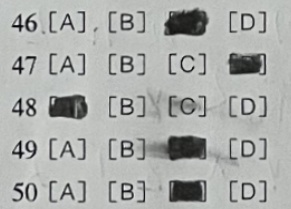
#> input picture Question_2_1.jpg, 291 x 209 px
$ python Questions.py
#> lines starting #> are read from the running program, lines starting #| are printed output that depends on the picture; after the words box and inside, x2 and y2 are one past the last pixel; in counts of white or black regions, pixels touching at a corner belong together
### Base.py
from DebugBase import ImgControl
import Config as conf
import cv2
import cv2.typing as cvT
import json

class MyControl:
    Config = conf
    debug = conf.Debug
    useJSON = conf.UseJSONTemplate
    Template:dict = None
    ShowWidth = 700
    BaseSize = conf.BaseSize


    @classmethod
    def showImg(cls,img: cvT.MatLike, title: str = "Image"):
        if cls.debug:
            img = cv2.resize(img, (cls.ShowWidth, int(cls.ShowWidth * img.shape[0] / img.shape[1])))
            cv2.imshow(title,img)
        else:
            pass
    # [10 lines left out: function showImgWithControl, not called in this run]
    @classmethod
    def waitKey(cls):
        if cls.debug:
            cv2.waitKey(0)
        else:
            pass
    # [6 lines left out: function destroyAllWindows, not called in this run]

    @classmethod
    def readImg(cls,path:str)-> cvT.MatLike:
        """
            path: 图片路径
            return: 图片 已经resize为BaseSize
        """
#> called with path = 'Question_2_1.jpg'
        img = cv2.imread(path)
#> img is the input picture: shape (209, 291, 3); mean B, G, R 171.3, 173.7, 171.6
        img = cv2.resize(img, cls.BaseSize)
#> img: shape (2376, 1680, 3)
        return img

    # [17 lines left out: functions readJSON, getTemplate, not called in this run]

    @classmethod
    def writeImg(cls,img:cvT.MatLike,path:str):
        cv2.imwrite(path,img)

    # [4 lines left out: function writeJSON, not called in this run]

### Questions.py
'''
    这个文件用于存放问题的类和识别, 具体为获取各个题目的选项位置和答案位置
'''
import cv2
import cv2.typing as cvT
from Base import MyControl
import numpy as np

if MyControl.debug:
    from matplotlib import pyplot as plt

def preProcess(img):
    gray = cv2.cvtColor(img, cv2.COLOR_BGR2GRAY)
    blur = cv2.GaussianBlur(gray, (5, 5), 0)
    _,im = cv2.threshold(blur, 0, 255, cv2.THRESH_BINARY | cv2.THRESH_OTSU)
    return im

def MakeGradeX(img:cvT.MatLike,pre=True):
    # width = 200
    if pre:
        img = preProcess(img)
    mat:cvT.MatLike = cv2.resize(img,(200,int(img.shape[0]/img.shape[1]*200)))
    mat_ = cv2.bitwise_and(mat,1)

    ret = np.ndarray(mat_.shape[1],dtype=np.int16)
    for i in range(mat_.shape[1]):
        ret[i] = np.sum(mat_[:,i])
    s = np.max(ret)
    ret = s - ret
    struc = np.array([1,2,4,2,1])
    ret = np.convolve(ret,struc,mode="same")
    return ret


def MakeGradeY(img:cvT.MatLike,pre=True):
    #height = 200
    if pre: img = preProcess(img)
    mat:cvT.MatLike = cv2.resize(img,(int(img.shape[1]/img.shape[0]*200),200))

    MyControl.showImg(mat,"GradeY")

    mat_ = cv2.bitwise_and(mat,1)

    ret = np.ndarray(mat_.shape[0],dtype=np.int16)
    for i in range(mat_.shape[0]):
        ret[i] = np.sum(mat_[i,:])
    s = np.max(ret)
    ret = s - ret
    return ret


def MakeGradeD1(tup:np.ndarray):
    ret = np.ndarray(tup.shape[0]-1,dtype=np.int16)
    for i in range(tup.shape[0]-1):
        ret[i] = tup[i+1] - tup[i]
    return ret

def MakeAreaWithZero(tup:np.ndarray):
    ret = np.zeros(len(tup))
    points = []
    s = 0
    e = 0
    lock = False
    for i in range(len(tup)):
        if tup[i] != 0 and not lock:
            s = i
            lock = True
        if tup[i] == 0 and lock:
            e = i
            lock = False
            k = int(np.sum(tup[s:e]))
            ret[s:e] = np.array([k]*(e-s))
            temp = (s,e,k)
            points.append(temp)
    return ret,points


def MakeSelectsAndAnswer(img:cvT.MatLike,name:str="Question")->tuple[list,int]:
    im = preProcess(img)
    for i in range(5):
        im = cv2.erode(im,np.ones((5,5),np.uint8))
        im = cv2.dilate(im,np.ones((5,5),np.uint8))
    MyControl.showImg(im,name)
    MyControl.waitKey()
    s = MakeGradeX(im,False)
    s = np.where(s>np.average(s)*0.3,s,0)

    struc = np.array([ 1,2,4,2,1])
    s = np.convolve(s,struc,mode="same")
    # plt.plot(s)
    # plt.show()
    k,p = MakeAreaWithZero(s)
    # plt.plot(k)
    # plt.show()
    ret = []
    for x1,x2,area in p:
        if area>100:
            x1 = int(x1/200*img.shape[1])
            x2 = int(x2/200*img.shape[1])
            ret.append((x1,x2,area))
    print(ret)
    areas = [i[2] for i in ret if i[2]>100]
    areas = np.array(areas)
    k = np.where(areas==np.max(areas))[0][0]
    if len(areas) != 5:
        if k==0:
            k = 1
        else:
            a = np.where(s==np.max(s))[0][0]
            preConf = np.array(MyControl.Config.PreSupposePos)
            preConf = preConf/MyControl.Config.BaseSize[0]*200
            for i in range(len(preConf)):
                if preConf[i][0]<a<preConf[i][1]:
                    k = i+1
                    break
                else:
                    k = 0
    print(name+":\t",k)
    return ret,k

def MakeClipQuestionsAndGetAnswers(img:cvT.MatLike,name:str="MakeClipQuestions")->list[tuple[list,int]]:
#> called with name = 'MakeClipQuestions'
    img = cv2.resize(img,MyControl.BaseSize)
    # img = preProcess(img)
    for i in range(3):
        img = cv2.erode(img,np.ones((5,5),np.uint8))
        img = cv2.dilate(img,np.ones((5,5),np.uint8))
    MyControl.showImg(img,name)
#> in showImg, `img = cv2.resize(img, (cls.ShowWidth, int(cls.ShowWidth * img.shape[0]..`:
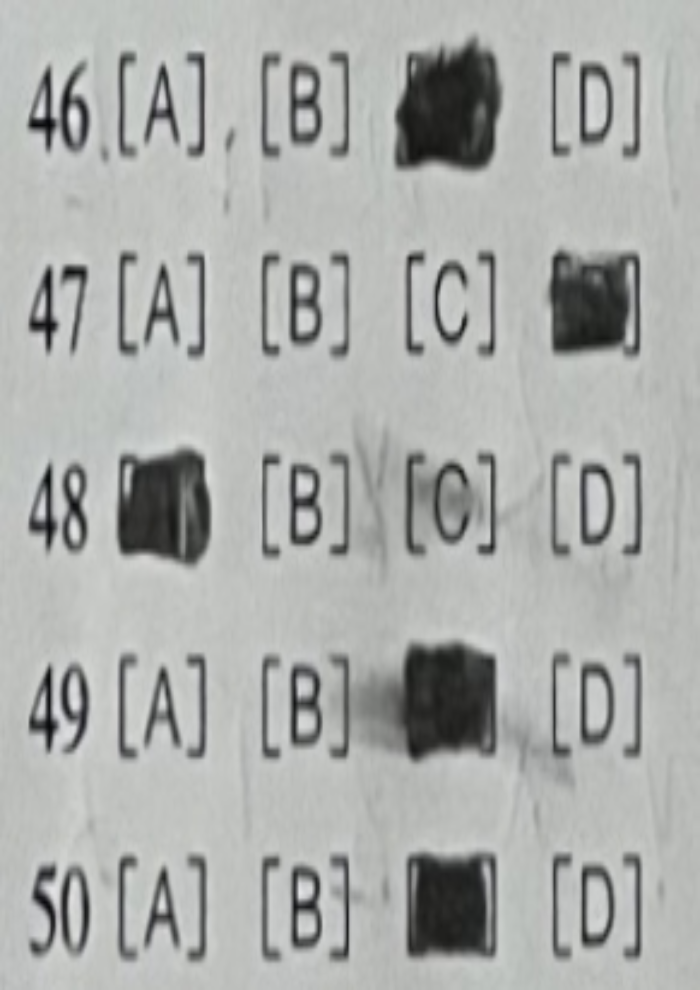
#> img: shape (990, 700, 3); mean of channels 0, 1, 2 171.1, 173.4, 171.4; drawn as B, G, R
    ptm = MakeGradeY(img)
#> in preProcess, `_,im = cv2.threshold(blur, 0, 255, cv2.THRESH_BINARY | cv2.THRESH_OTSU)`:
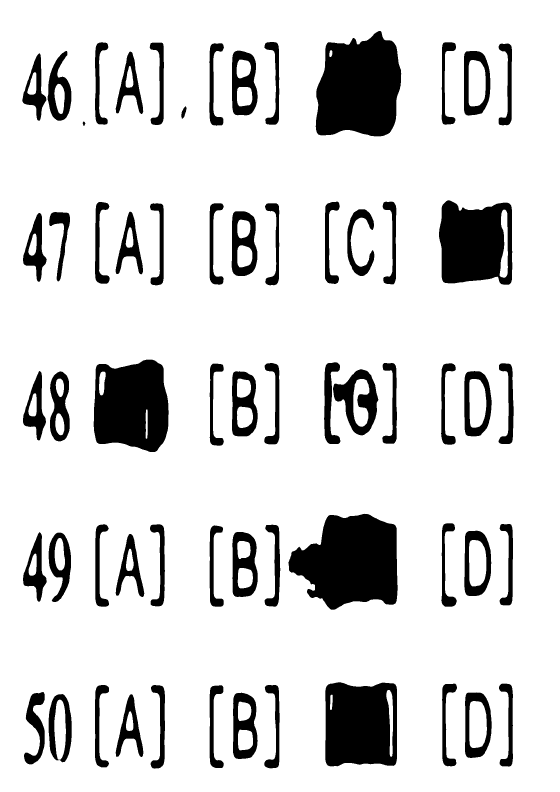
#> im: shape (2376, 1680) (shown at 1/3 size); 85.5% white; 62 black regions, largest, box (x1, y1, x2, y2) and area: (865, 1541, 1193, 1829) 67842, (947, 93, 1204, 409) 64541, (281, 1079, 506, 1356) 50973
#> in MakeGradeY, `mat_ = cv2.bitwise_and(mat,1)`:
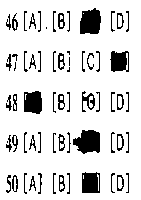
#> mat_: shape (200, 141); values 0 (black) and 1 (white), 85.5% white; 64 black regions (7 under 20 px), largest, box (x1, y1, x2, y2) and area: (73, 130, 100, 154) 482, (80, 8, 101, 34) 454, (24, 91, 42, 114) 358
#> after the loop in MakeGradeY, `for i in range(mat_.shape[0]):`: ret = 200 values, max 141 at index 0, min 90 at index 144, mean 120.6
#> in MakeGradeY, `s = np.max(ret)`: s = 141
#> in MakeGradeY, `ret = s - ret`: ret = 200 values, max 51 at index 144, min 0 at index 0, mean 20.43
#> ptm has the same summary as ret in MakeGradeY
    struc = np.array([1,2,8,2,1])
    ptm = np.convolve(ptm,struc,mode="same")
#> ptm = 200 values, max 691 at index 144, min 0 at index 0, mean 285.9
    k = np.average(ptm)
#> k = 285.9
    ptm = np.where(ptm>k,1,0)
#> ptm = 200 values, max 1 at index 11, min 0 at index 0, mean 0.505
    ptm = MakeGradeD1(ptm)
#> after the loop in MakeGradeD1, `for i in range(tup.shape[0]-1):`: ret = 199 values, max 1 at index 10, min -1 at index 31, mean 0
#> ptm has the same summary as ret in MakeGradeD1
    plt.plot(ptm)
    plt.show()
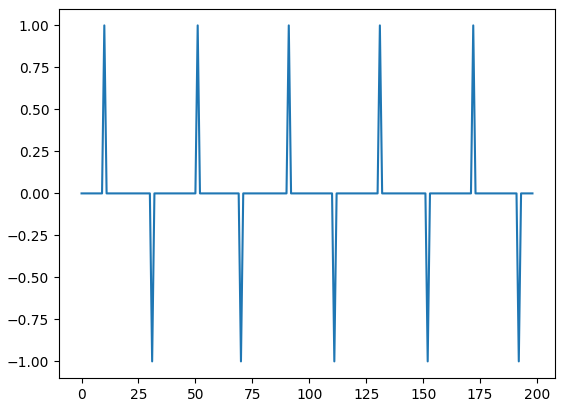
#> figure drawn by matplotlib, 1 panel; curve peaks at x = 10, y = 1

    a = np.array( np.where(ptm==1),dtype=np.float32)
#> a = [[10, 51, 91, 131, 172]]
    b = np.array( np.where(ptm==-1),dtype=np.float32)
#> b = [[31, 70, 111, 152, 192]]
    a = a/200 * img.shape[0]
#> a = [[118.8, 605.9, 1081.1, 1556.3, 2043.4]]
    b = b/200 * img.shape[0]
#> b = [[368.3, 831.6, 1318.7, 1805.8, 2281]]

    ret = []
    for k in range(a.shape[1]):
        ret.append(MakeSelectsAndAnswer(img[int(a[0,k]):int(b[0,k])],name+"_"+str(k)))
#> this loop made 5 passes
#> a in MakeSelectsAndAnswer on pass 4: 120
#> pass 1, in preProcess (call 2), `gray = cv2.cvtColor(img, cv2.COLOR_BGR2GRAY)`:
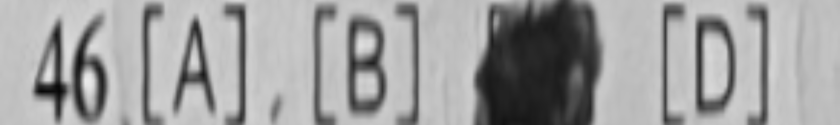
#> gray: shape (250, 1680) (shown at 1/2 size); min 5, max 233, mean 157.6
#> pass 1, in preProcess (call 2), `_,im = cv2.threshold(blur, 0, 255, cv2.THRESH_BINARY | cv2.THRESH_OTSU)`:
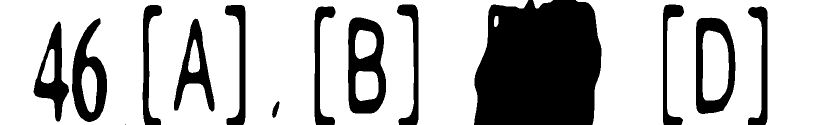
#> im: shape (250, 1680) (shown at 1/2 size); 73.7% white; 14 black regions (1 under 20 px), largest, box (x1, y1, x2, y2) and area: (948, 0, 1203, 250) 55893, (696, 35, 772, 227) 8310, (144, 36, 214, 244) 6909
#> pass 1, in showImg (call 3), `img = cv2.resize(img, (cls.ShowWidth, int(cls.ShowWidth * img.shape[0]..`:
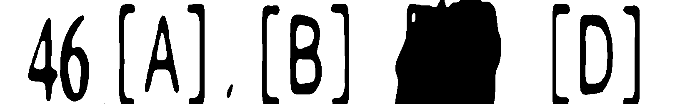
#> img: shape (104, 700); min 0, max 255, mean 187.6
#> after the loop, ret = 5 items

    return ret


if __name__ == "__main__":
    from matplotlib import pyplot as plt
    s = []
    MakeClipQuestionsAndGetAnswers(MyControl.readImg("Question_2_1.jpg"))

$ run again, with Question_1_0.jpg copied over Question_2_1.jpg
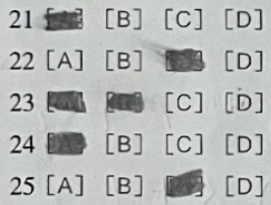
#> input picture Question_1_0.jpg, 271 x 205 px
#> in readImg, img is the input picture: shape (205, 271, 3); mean B, G, R 183.4, 185.7, 182.6
#> in preProcess, `_,im = cv2.threshold(blur, 0, 255, cv2.THRESH_BINARY | cv2.THRESH_OTSU)`:
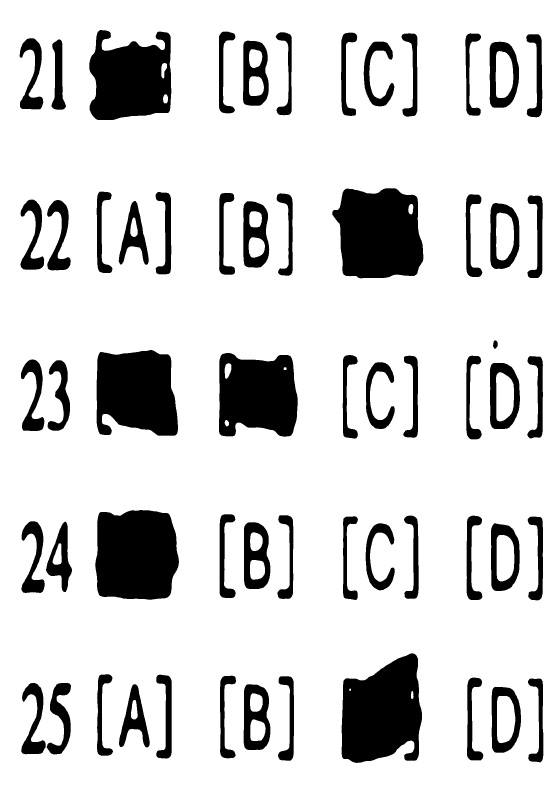
#> im: shape (2376, 1680) (shown at 1/3 size); 83.8% white; 59 black regions, largest, box (x1, y1, x2, y2) and area: (1025, 1960, 1266, 2289) 60739, (997, 565, 1270, 835) 60281, (286, 1530, 537, 1799) 59722
#> mat_: shape (200, 141); values 0 (black) and 1 (white), 83.6% white; 62 black regions (5 under 20 px), largest, box (x1, y1, x2, y2) and area: (86, 165, 106, 193) 431, (84, 48, 107, 70) 422, (24, 129, 45, 151) 418
#> after the loop in MakeGradeY, `for i in range(mat_.shape[0]):`: ret = 200 values, max 141 at index 0, min 80 at index 93, mean 117.9
#> in MakeGradeY, `s = np.max(ret)`: s = 141
#> in MakeGradeY, `ret = s - ret`: ret = 200 values, max 61 at index 93, min 0 at index 0, mean 23.07
#> in MakeClipQuestionsAndGetAnswers, `ptm = MakeGradeY(img)`: ptm has the same summary as ret in MakeGradeY
#> in MakeClipQuestionsAndGetAnswers, `ptm = np.convolve(ptm,struc,mode="same")`: ptm = 200 values, max 830 at index 93, min 0 at index 0, mean 323.1
#> in MakeClipQuestionsAndGetAnswers, `k = np.average(ptm)`: k = 323.1
#> in MakeClipQuestionsAndGetAnswers, `ptm = np.where(ptm>k,1,0)`: ptm = 200 values, max 1 at index 9, min 0 at index 0, mean 0.505
#> after the loop in MakeGradeD1, `for i in range(tup.shape[0]-1):`: ret = 199 values, max 1 at index 8, min -1 at index 28, mean 0
#> in MakeClipQuestionsAndGetAnswers, `ptm = MakeGradeD1(ptm)`: ptm has the same summary as ret in MakeGradeD1
#> in MakeClipQuestionsAndGetAnswers, `a = np.array( np.where(ptm==1),dtype=np.float32)`: a = [[8, 48, 89, 129, 170]]
#> in MakeClipQuestionsAndGetAnswers, `b = np.array( np.where(ptm==-1),dtype=np.float32)`: b = [[28, 68, 109, 150, 190]]
#> in MakeClipQuestionsAndGetAnswers, `a = a/200 * img.shape[0]`: a = [[95.04, 570.2, 1057.3, 1532.5, 2019.6]]
#> in MakeClipQuestionsAndGetAnswers, `b = b/200 * img.shape[0]`: b = [[332.6, 807.8, 1294.9, 1782, 2257.2]]
#> the loop in MakeClipQuestionsAndGetAnswers, `for k in range(a.shape[1]):` made 5 passes
#> pass 1, in showImg (call 3), `img = cv2.resize(img, (cls.ShowWidth, int(cls.ShowWidth * img.shape[0]..`:
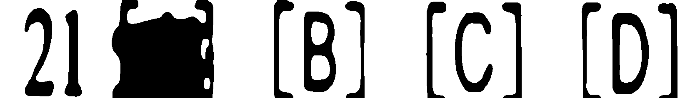
#> img: shape (98, 700); min 0, max 255, mean 187.6
#> after the loop in MakeClipQuestionsAndGetAnswers, `for k in range(a.shape[1]):`: ret = 5 items

$ run again, with Question_1_1.jpg copied over Question_2_1.jpg
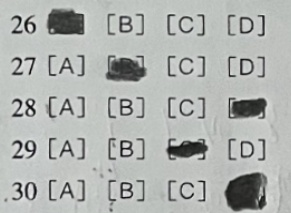
#> input picture Question_1_1.jpg, 291 x 213 px
#> in readImg, img is the input picture: shape (213, 291, 3); mean B, G, R 176.7, 179.4, 176.2
#> in preProcess, `_,im = cv2.threshold(blur, 0, 255, cv2.THRESH_BINARY | cv2.THRESH_OTSU)`:
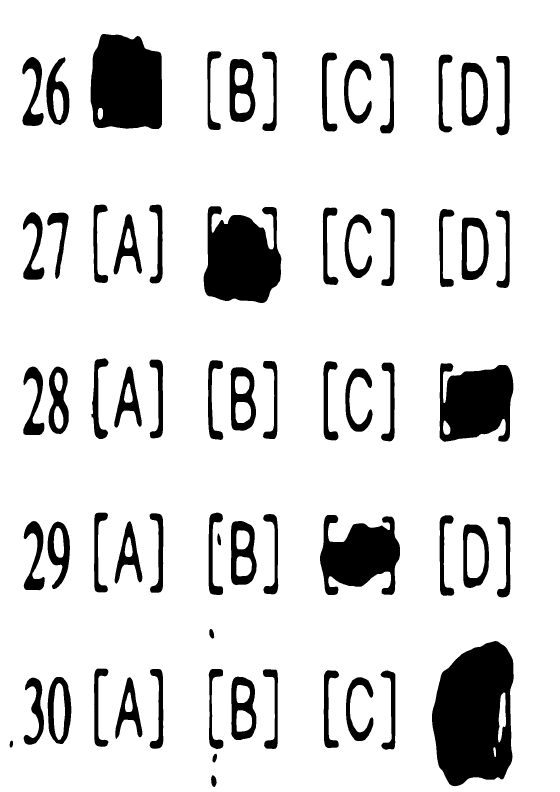
#> im: shape (2376, 1680) (shown at 1/3 size); 86.4% white; 65 black regions, largest, box (x1, y1, x2, y2) and area: (1296, 1923, 1541, 2359) 82498, (272, 102, 486, 387) 53665, (611, 619, 844, 909) 50385
#> mat_: shape (200, 141); values 0 (black) and 1 (white), 86.3% white; 72 black regions (15 under 20 px), largest, box (x1, y1, x2, y2) and area: (109, 162, 129, 199) 590, (23, 9, 41, 33) 382, (51, 52, 71, 77) 366
#> after the loop in MakeGradeY, `for i in range(mat_.shape[0]):`: ret = 200 values, max 141 at index 0, min 95 at index 29, mean 121.8
#> in MakeGradeY, `s = np.max(ret)`: s = 141
#> in MakeGradeY, `ret = s - ret`: ret = 200 values, max 46 at index 29, min 0 at index 0, mean 19.25
#> in MakeClipQuestionsAndGetAnswers, `ptm = MakeGradeY(img)`: ptm has the same summary as ret in MakeGradeY
#> in MakeClipQuestionsAndGetAnswers, `ptm = np.convolve(ptm,struc,mode="same")`: ptm = 200 values, max 611 at index 29, min 0 at index 0, mean 269.5
#> in MakeClipQuestionsAndGetAnswers, `k = np.average(ptm)`: k = 269.5
#> in MakeClipQuestionsAndGetAnswers, `ptm = np.where(ptm>k,1,0)`: ptm = 200 values, max 1 at index 13, min 0 at index 0, mean 0.505
#> after the loop in MakeGradeD1, `for i in range(tup.shape[0]-1):`: ret = 199 values, max 1 at index 12, min -1 at index 32, mean 0
#> in MakeClipQuestionsAndGetAnswers, `ptm = MakeGradeD1(ptm)`: ptm has the same summary as ret in MakeGradeD1
#> in MakeClipQuestionsAndGetAnswers, `a = np.array( np.where(ptm==1),dtype=np.float32)`: a = [[12, 52, 91, 130, 167]]
#> in MakeClipQuestionsAndGetAnswers, `b = np.array( np.where(ptm==-1),dtype=np.float32)`: b = [[32, 72, 110, 148, 191]]
#> in MakeClipQuestionsAndGetAnswers, `a = a/200 * img.shape[0]`: a = [[142.6, 617.8, 1081.1, 1544.4, 1984]]
#> in MakeClipQuestionsAndGetAnswers, `b = b/200 * img.shape[0]`: b = [[380.2, 855.4, 1306.8, 1758.2, 2269.1]]
#> the loop in MakeClipQuestionsAndGetAnswers, `for k in range(a.shape[1]):` made 5 passes
#> pass 1, in showImg (call 3), `img = cv2.resize(img, (cls.ShowWidth, int(cls.ShowWidth * img.shape[0]..`:
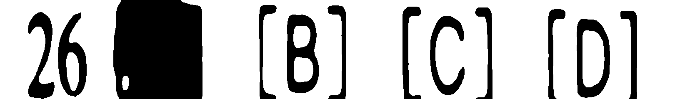
#> img: shape (99, 700); min 0, max 255, mean 190.1
#> after the loop in MakeClipQuestionsAndGetAnswers, `for k in range(a.shape[1]):`: ret = 5 items

$ run again, with Question_1_2.jpg copied over Question_2_1.jpg
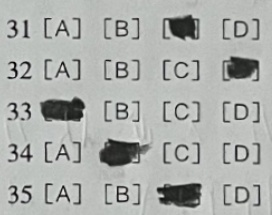
#> input picture Question_1_2.jpg, 272 x 215 px
#> in readImg, img is the input picture: shape (215, 272, 3); mean B, G, R 172.4, 175.4, 172.9
#> im: shape (2376, 1680); 86.3% white; 62 black regions, largest, box (x1, y1, x2, y2) and area: (613, 1533, 921, 1844) 63133, (968, 2024, 1246, 2298) 58997, (248, 1074, 526, 1343) 58752
#> mat_: shape (200, 141); values 0 (black) and 1 (white), 86.4% white; 72 black regions (18 under 20 px), largest, box (x1, y1, x2, y2) and area: (51, 129, 77, 155) 444, (81, 170, 105, 193) 419, (21, 91, 44, 113) 415
#> after the loop in MakeGradeY, `for i in range(mat_.shape[0]):`: ret = 200 values, max 141 at index 0, min 87 at index 97, mean 121.8
#> in MakeGradeY, `s = np.max(ret)`: s = 141
#> in MakeGradeY, `ret = s - ret`: ret = 200 values, max 54 at index 97, min 0 at index 0, mean 19.21
#> in MakeClipQuestionsAndGetAnswers, `ptm = MakeGradeY(img)`: ptm has the same summary as ret in MakeGradeY
#> in MakeClipQuestionsAndGetAnswers, `ptm = np.convolve(ptm,struc,mode="same")`: ptm = 200 values, max 699 at index 97, min 0 at index 0, mean 268.9
#> in MakeClipQuestionsAndGetAnswers, `k = np.average(ptm)`: k = 268.9
#> in MakeClipQuestionsAndGetAnswers, `ptm = np.where(ptm>k,1,0)`: ptm = 200 values, max 1 at index 17, min 0 at index 0, mean 0.485
#> after the loop in MakeGradeD1, `for i in range(tup.shape[0]-1):`: ret = 199 values, max 1 at index 16, min -1 at index 35, mean 0
#> in MakeClipQuestionsAndGetAnswers, `ptm = MakeGradeD1(ptm)`: ptm has the same summary as ret in MakeGradeD1
#> in MakeClipQuestionsAndGetAnswers, `a = np.array( np.where(ptm==1),dtype=np.float32)`: a = [[16, 54, 93, 131, 170]]
#> in MakeClipQuestionsAndGetAnswers, `b = np.array( np.where(ptm==-1),dtype=np.float32)`: b = [[35, 73, 112, 151, 190]]
#> in MakeClipQuestionsAndGetAnswers, `a = a/200 * img.shape[0]`: a = [[190.1, 641.5, 1104.8, 1556.3, 2019.6]]
#> in MakeClipQuestionsAndGetAnswers, `b = b/200 * img.shape[0]`: b = [[415.8, 867.2, 1330.6, 1793.9, 2257.2]]
#> the loop in MakeClipQuestionsAndGetAnswers, `for k in range(a.shape[1]):` made 5 passes
#> pass 1, in showImg (call 3), `img = cv2.resize(img, (cls.ShowWidth, int(cls.ShowWidth * img.shape[0]..`:
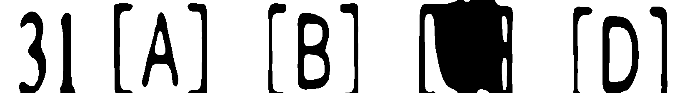
#> img: shape (93, 700); min 0, max 255, mean 194
#> after the loop in MakeClipQuestionsAndGetAnswers, `for k in range(a.shape[1]):`: ret = 5 items
